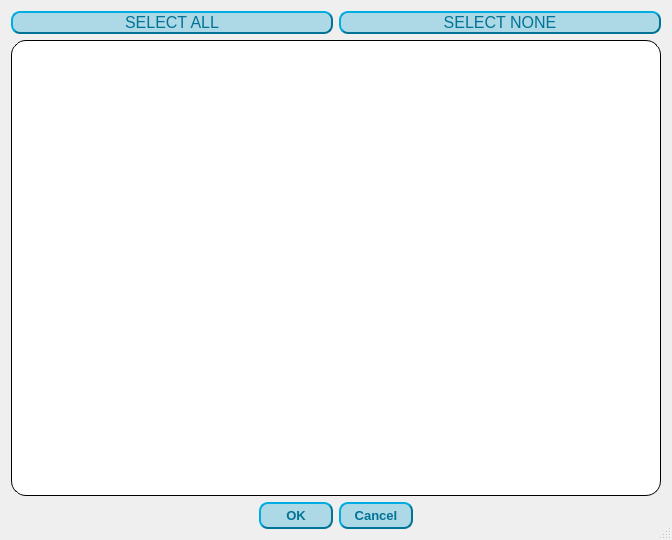
<?xml version="1.0" encoding="UTF-8"?>
<ui version="4.0">
 <class>FileSelectionDialog</class>
 <widget class="QDialog" name="FileSelectionDialog">
  <property name="windowModality">
   <enum>Qt::ApplicationModal</enum>
  </property>
  <property name="geometry">
   <rect>
    <x>0</x>
    <y>0</y>
    <width>672</width>
    <height>540</height>
   </rect>
  </property>
  <property name="windowTitle">
   <string>Change Selected Files</string>
  </property>
  <property name="styleSheet">
   <string notr="true"/>
  </property>
  <property name="sizeGripEnabled">
   <bool>true</bool>
  </property>
  <property name="modal">
   <bool>true</bool>
  </property>
  <layout class="QVBoxLayout" name="verticalLayout">
   <item>
    <layout class="QHBoxLayout" name="horizontalLayout">
     <item>
      <widget class="QPushButton" name="selectAllPushButton">
       <property name="font">
        <font>
         <pointsize>12</pointsize>
        </font>
       </property>
       <property name="styleSheet">
        <string notr="true">QPushButton {
  border-color:rgb(0,115,150);
  border-width: 2px;        
  border-style: outset;
  border-radius: 9px;
  background: lightblue;
  color:rgb(0,115,150)
}

QPushButton:pressed {
  border-style: inset;
  background: lightsteelblue
}</string>
       </property>
       <property name="text">
        <string>SELECT ALL</string>
       </property>
      </widget>
     </item>
     <item>
      <widget class="QPushButton" name="selectNonePushButton">
       <property name="font">
        <font>
         <pointsize>12</pointsize>
        </font>
       </property>
       <property name="styleSheet">
        <string notr="true">QPushButton {
  border-color:rgb(0,115,150);
  border-width: 2px;        
  border-style: outset;
  border-radius: 9px;
  background: lightblue;
  color:rgb(0,115,150)
}

QPushButton:pressed {
  border-style: inset;
  background: lightsteelblue
}</string>
       </property>
       <property name="text">
        <string>SELECT NONE</string>
       </property>
      </widget>
     </item>
    </layout>
   </item>
   <item>
    <widget class="QTableView" name="changeSelectionTableView">
     <property name="font">
      <font>
       <pointsize>10</pointsize>
      </font>
     </property>
     <property name="styleSheet">
      <string notr="true">QTableView QTableCornerButton::section {
  background-color:lightblue;
  border: none;
  /* border-right: 1px solid rgb(100, 100, 215);
  border-bottom: 1px solid rgb(100, 100, 215);
  border-top: 0px;
  border-left: 0px;*/
  border-top-left-radius: 15px
}

QHeaderView::section::horizontal {
  font-size:12pt;
  padding-bottom:6px;
  background-color: lightblue;
  border: none;
  /*border-right: 1px solid rgb(100, 100, 215);*/
  border-bottom: 1px solid rgb(100, 100, 215);
 }

QHeaderView::section::horizontal::last {
  border-right: 0px;
  border-top-right-radius: 15px
}

QHeaderView::section::horizontal::only-one {
  background-color: transparent;
  border: none;
  border-left: 0px;
  border-top-left-radius: 15px;
  border-right: 0px;
  border-top-right-radius: 15px
}

QHeaderView::section::vertical {
  background-color: lightblue;
  border: none;
  border-right: 1px solid rgb(100, 100, 215);
  /*border-bottom: 1px solid lightgrey;*/
  padding-left: 9px
 }

QHeaderView::section::vertical::last {
  border-bottom: 0px;
  border-bottom-left-radius: 15px
}

QHeaderView {
  border:0px;
  background-color: transparent;
  border-radius: 15px
}

QTableView {
  border-color:black;
  border-width: 1px;        
  border-style: solid;
  border-radius: 15px;
  background-color:white;
  alternate-background-color:rgb(215,245,255);
  gridline-color: lightblue
}

QAbstractScrollArea::corner {
  background: transparent
}

QScrollBar {
  border: 1px solid black;
  background: white;
  border-radius: 12px;
  margin: 0px
}

QScrollBar::handle {
 border: 1px solid lightblue;
  background:lightblue;
  border-radius: 9px;
}

QScrollBar::sub-line, QScrollBar::add-line {
  background:transparent;
  subcontrol-origin:margin;
}

QScrollBar::left-arrow, QScrollBar::right-arrow,
QScrollBar::add-page, 
QScrollBar::sub-page {
  background:transparent
}

QScrollBar:horizontal {
  height:25px
}

QScrollBar:vertical {
  width: 25px
}

QScrollBar::sub-line:horizontal {
  width: 0px;
  subcontrol-position:left
}

QScrollBar::add-line:horizontal {
  width: 0px;
  subcontrol-position:right
}

QScrollBar::sub-line:vertical {
  height: 0px;
  subcontrol-position: top
}

QScrollBar::add-line:vertical {
  height: 0px;
  subcontrol-position: bottom
}</string>
     </property>
     <property name="frameShape">
      <enum>QFrame::StyledPanel</enum>
     </property>
     <property name="frameShadow">
      <enum>QFrame::Plain</enum>
     </property>
     <property name="tabKeyNavigation">
      <bool>false</bool>
     </property>
     <property name="alternatingRowColors">
      <bool>true</bool>
     </property>
     <property name="selectionBehavior">
      <enum>QAbstractItemView::SelectRows</enum>
     </property>
     <attribute name="verticalHeaderCascadingSectionResizes">
      <bool>true</bool>
     </attribute>
    </widget>
   </item>
   <item>
    <widget class="QDialogButtonBox" name="buttonBox">
     <property name="styleSheet">
      <string notr="true">QPushButton {
  min-width:70px;
  min-height:23px; 
  border-width: 2px;        
  border-style: outset;
  border-radius: 9px;
  font-weight:bold;
  font-size:10pt
}

QPushButton:enabled{
  background: lightblue;
  color:rgb(0,115,150);
  border-color:rgb(0,115,150);
}

QPushButton:pressed {
  border-style: inset;
  background: lightsteelblue
}

QPushButton:disabled {
  color:grey;
  background:lightgrey;
  border-color:grey
}</string>
     </property>
     <property name="orientation">
      <enum>Qt::Horizontal</enum>
     </property>
     <property name="standardButtons">
      <set>QDialogButtonBox::Cancel|QDialogButtonBox::Ok</set>
     </property>
     <property name="centerButtons">
      <bool>true</bool>
     </property>
    </widget>
   </item>
  </layout>
 </widget>
 <resources/>
 <connections>
  <connection>
   <sender>buttonBox</sender>
   <signal>accepted()</signal>
   <receiver>FileSelectionDialog</receiver>
   <slot>accept()</slot>
   <hints>
    <hint type="sourcelabel">
     <x>248</x>
     <y>254</y>
    </hint>
    <hint type="destinationlabel">
     <x>157</x>
     <y>274</y>
    </hint>
   </hints>
  </connection>
  <connection>
   <sender>buttonBox</sender>
   <signal>rejected()</signal>
   <receiver>FileSelectionDialog</receiver>
   <slot>reject()</slot>
   <hints>
    <hint type="sourcelabel">
     <x>316</x>
     <y>260</y>
    </hint>
    <hint type="destinationlabel">
     <x>286</x>
     <y>274</y>
    </hint>
   </hints>
  </connection>
 </connections>
</ui>
